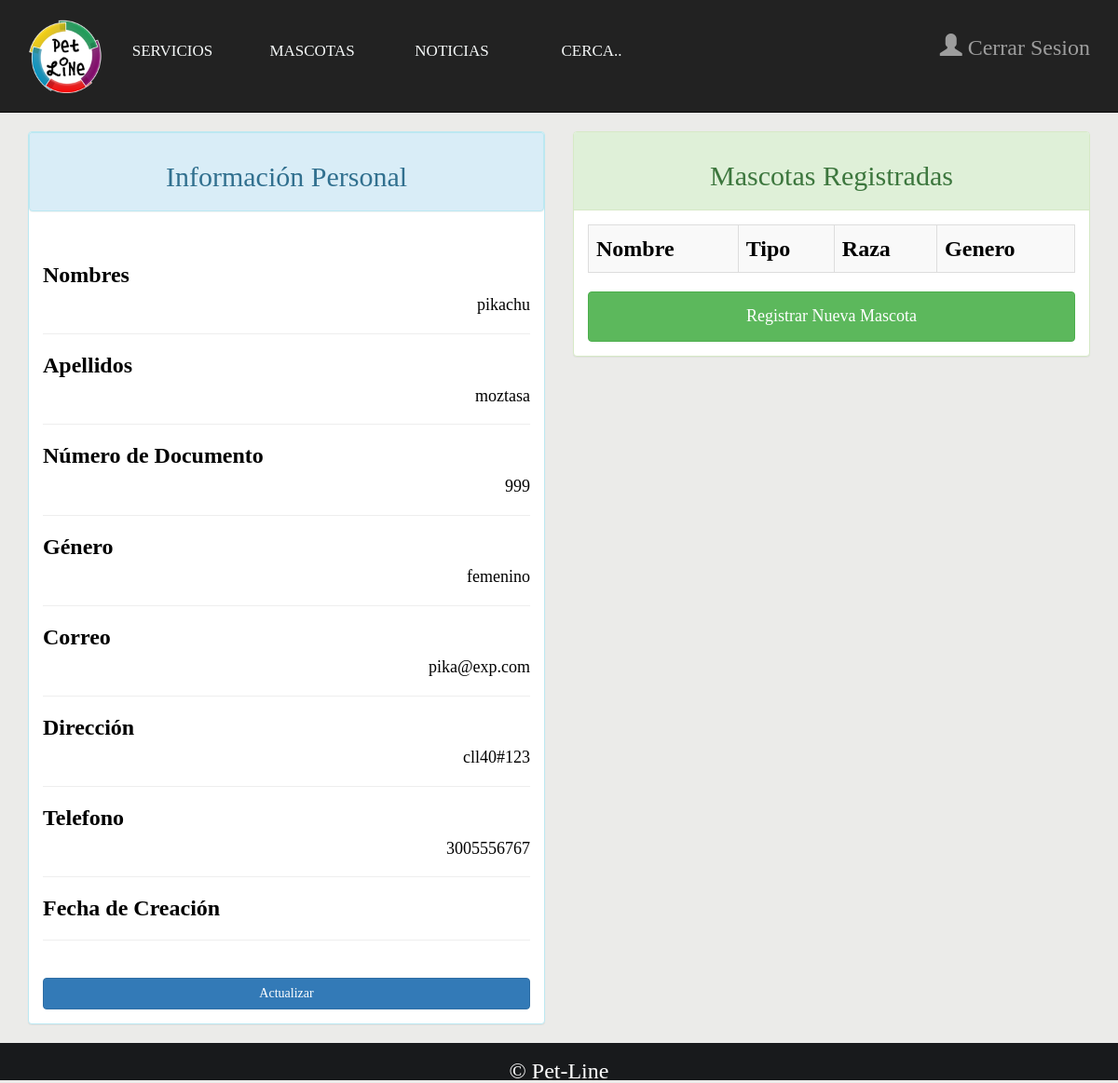
The app's page /?controller=cliente&accion=index (signed in), older data.
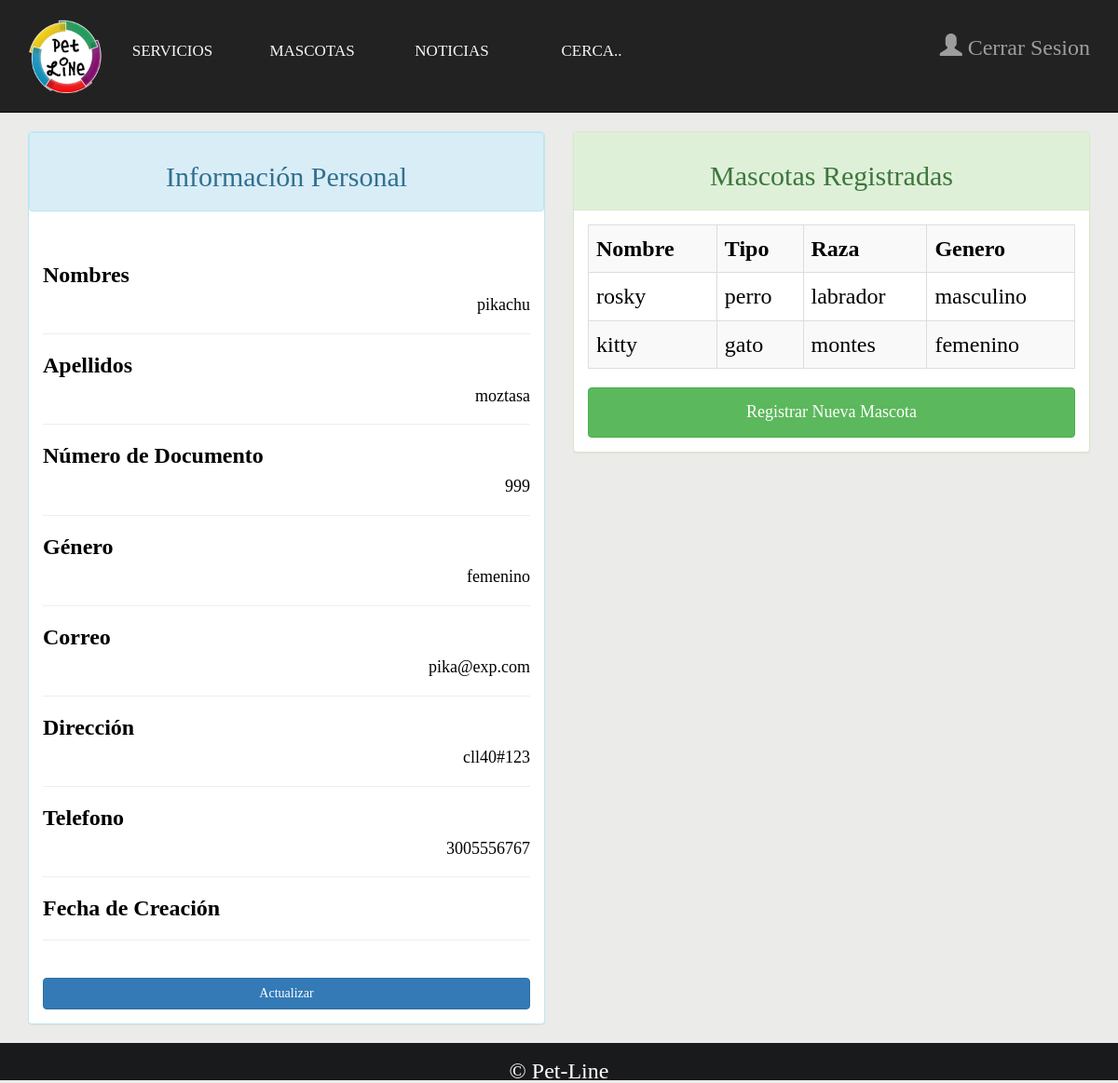
The same page, newer data.
### tables this page shows
CREATE TABLE IF NOT EXISTS `usuario` (
  `id_usuario` int(11) NOT NULL,
  `documento` varchar(50) NOT NULL,
  `email` varchar(255) DEFAULT NULL,
  `password` varchar(60) NOT NULL,
  `rol` varchar(50) DEFAULT NULL,
  `activo` tinyint(1) NOT NULL DEFAULT '1'
);

CREATE TABLE IF NOT EXISTS `propietario` (
  `id_propietario` int(11) NOT NULL,
  `nombre` varchar(50) DEFAULT NULL,
  `apellido` varchar(50) DEFAULT NULL,
  `documento` varchar(50) DEFAULT NULL,
  `genero` varchar(50) DEFAULT NULL,
  `email` varchar(255) DEFAULT NULL,
  `direccion` varchar(255) DEFAULT NULL,
  `telefono` varchar(255) DEFAULT NULL,
  `fecha_creacion` datetime DEFAULT NULL,
  `activo` tinyint(1) NOT NULL DEFAULT '1'
);

CREATE TABLE IF NOT EXISTS `mascota` (
  `id_mascota` int(11) NOT NULL,
  `nombre` varchar(50) DEFAULT NULL,
  `genero` varchar(10) DEFAULT NULL,
  `tipo` varchar(255) DEFAULT NULL,
  `raza` varchar(255) DEFAULT NULL,
  `documento` int(11) DEFAULT NULL,
  `id_veterinaria` int(11) NOT NULL,
  `fecha_creacion` date DEFAULT NULL,
  `activo` tinyint(1) NOT NULL DEFAULT '1'
);

### controller/clienteControlador.php (called while the page is built, shortened)
<?php
require_once 'model/propietario.php';
require_once 'model/mascota.php';
class ClienteControlador
{
	private $user,$owner,$pet;
	function __construct()
	{
		$this->owner=new Propietario();
		$this->pet=new Mascota();
	}
	public function index(){
		$propietario = $this->owner;
		$mascota = $this->pet;
		$propietario->setDocumento($_SESSION['nombre']);
		$mascota->setDocumento($_SESSION['nombre']);
		$stmt= $propietario->listarId($propietario);
		$stmt2= $mascota->listarId($mascota);
		require_once 'views/header.php';
		require_once 'views/propietario/index.php';
		require_once 'views/footer.php';
	}
}
 ?>

### model/mascota.php (called while the page is built, shortened)
<?php
class Mascota extends Conexion
{
	private $nombre,$genero,$tipo,$raza,$documento,$activo,$fecha_creacion,$id_veterinaria;
	private $model;
	function __construct()
	{
		$this->model=parent::__construct();
	}
	public function setDocumento($documento) {
		$this->documento=$documento;
	}
	public function listarId(){
		$query="SELECT * FROM mascota WHERE documento='".$this->documento."'";
		$stmt=$this->model->prepare($query);
		$stmt->execute();
		return $stmt->fetchAll(PDO::FETCH_OBJ);
	}
}
 ?>

### model/conexion.php (called while the page is built, shortened)
<?php
class Conexion
{
	public function __construct()
	{
		try {
			$this->pdo = new PDO('mysql:host=localhost;dbname=veterinaria;charset=utf8;','root','');
			$this->pdo->setAttribute(PDO::ATTR_ERRMODE, PDO::ERRMODE_EXCEPTION);
			return $this->pdo;
		} catch (PDOException $e) {
			print("Error en la base de datos");
			die($e->getMessage());
		}
	}
}

### model/propietario.php (called while the page is built, shortened)
<?php
class Propietario extends Conexion
{
	private $nombre,$apellido,$documento,$email,$genero,$direccion,$telefono,$fecha_creacion,$activo;
	private $model,$password,$rol;
	function __construct()
	{
		$this->model=parent::__construct();
	}
	public function setDocumento($documento) {
		$this->documento=$documento;
	}
	public function listarId(){
		try {
    		$query= "SELECT * FROM usuario U INNER JOIN propietario P ON U.documento=P.documento WHERE  U.documento='".$this->documento."'AND P.activo='1'";
    		$stmt= $this->model->prepare($query);
    		$stmt->execute();
    		return $stmt->fetch(PDO::FETCH_ASSOC);
    	} catch (PDOException $e) {
    		return die($e->getMessage());
    	}
	}
}
 ?>

### views/propietario/index.php (the view)
<?php
include_once 'views/propietario/menu.php';
 ?>
 <div class="container">
 	<div class="row">
 		<div class="col-md-6">
 			<div class="panel panel-info">
 				<div class="panel panel-heading">
 					<h2 class="text-center">Información Personal</h2>
 				</div>
 				<div class="panel-body">
 					<h3><b>Nombres</b></h3>
 					<h4 class="text-right"><?php echo $stmt['nombre']; ?></h4><hr>
 					<h3><b>Apellidos</b></h3>
 					<h4 class="text-right"><?php echo $stmt['apellido']; ?></h4><hr>
 					<h3><b>Número de Documento</b></h3>
 					<h4 class="text-right"><?php echo $stmt['documento']; ?></h4><hr>
 					<h3><b>Género</b></h3>
 					<h4 class="text-right"><?php echo $stmt['genero']; ?></h4><hr>
 					<h3><b>Correo</b></h3>
 					<h4 class="text-right"><?php echo $stmt['email']; ?></h4><hr>
 					<h3><b>Dirección</b></h3>
 					<h4 class="text-right"><?php echo $stmt['direccion']; ?></h4><hr>
 					<h3><b>Telefono</b></h3>
 					<h4 class="text-right"><?php echo $stmt['telefono']; ?></h4><hr>
 					<h3><b>Fecha de Creación</b></h3>
 					<h4 class="text-right"><?php echo $stmt['fecha_creacion']; ?></h4><hr>
 					<br>
 					<button class="btn btn-block btn-primary">Actualizar</button>
 				</div>
 			</div>
 		</div>
 		<div class="col-md-6">
 			<div class="panel panel-success">
 				<div class="panel-heading">
 					<h2 class="text-center">Mascotas Registradas</h2>
 				</div>
 				<div class="panel-body">
 					<div class="table-responsive">
 						<table class="table table-striped table-bordered">
 							<tr>
 								<th>Nombre</th>
 								<th>Tipo</th>
 								<th>Raza</th>
 								<th>Genero</th>
 							</tr>
 							<?php foreach ($stmt2 as $key) {
 								echo '
 							<tr>
 								<td>'.$key->nombre.'</td>
 								<td>'.$key->tipo.'</td>
 								<td>'.$key->raza.'</td>
 								<td>'.$key->genero.'</td>
 							</tr>';
 							}
 							 ?>
 						</table>
 					</div>
 					<button class="btn btn-block btn-success"><h4>Registrar Nueva Mascota</h4></button>
 				</div>
 			</div>
 		</div>
 	</div>
 </div>

### index.php (shortened to what this page needs)
<?php
require_once'model/conexion.php';
$controller='login';
if (!isset($_REQUEST['controller'])) {
	$controller= ucwords($controller).'Controlador';
	require_once'controller/'.$controller.'.php';
	$controller= new $controller;
	$controller->index();
}
else {
	$accion= isset($_REQUEST['accion']) ? $_REQUEST['accion'] : 'Index';
	$controller= new $controller;
	call_user_func(array($controller,$accion));
}

### views/header.php (shortened to what this page needs)
<!DOCTYPE html>
<html>
<head>
    <link rel="stylesheet" type="text/css" href="assets/css/bootstrap.css">
	<link rel="stylesheet" type="text/css" href="assets/css/style.css">
	<link rel="stylesheet" type="text/css" href="assets/css/jquery-ui.css">
	<link rel="stylesheet" type="text/css" href="assets/css/jquery-ui.min.css">
	<link rel="stylesheet" type="text/css" href="assets/css/jquery-ui.structure.css">
	<link rel="stylesheet" type="text/css" href="assets/css/jquery-ui.structure.min.css">
	<link rel="stylesheet" type="text/css" href="assets/css/jquery-ui.theme.css">
	<link rel="stylesheet" type="text/css" href="assets/css/jquery-ui.theme.min.css">
	<link rel="stylesheet" type="text/css" href="assets/css/star-rating.css">
	 <link href="assets/css/jplist.core.min.css" rel="stylesheet" type="text/css" />
    <link href="assets/css/jplist.textbox-filter.min.css" rel="stylesheet" type="text/css" />
    <link href="assets/css/jplist.pagination-bundle.min.css" rel="stylesheet" type="text/css" />
    <link href="assets/css/jplist.history-bundle.min.css" rel="stylesheet" type="text/css" />
    <link href="assets/css/jplist.filter-toggle-bundle.min.css" rel="stylesheet" type="text/css" />
</head>
<body>

### views/propietario/menu.php (shortened to what this page needs)
<nav class="navbar navbar-inverse navbar-static-top">
  <div class="container">
    <div class="navbar-header">
      <a class="navbar brand" href="#"><img src="assets/image/logomin.png" alt="Pet-Line">
      </a>
    </div>
    <div id="navbar" class="navbar-collapse collapse">
      <ul class="nav navbar-nav">
     <li><a href="#servicios"><input type="button" class="button-yllw" value="servicios" /></a></li>
     <li><a href="#"><input type="button" class="button-blue" value="mascotas" /></a></li>
     <li><a href="#"><input type="button" class="button-green" value="noticias" /></a></li>
     <li><a href="#"><input type="button" class="button-violet" value="cerca.." /></a></li>
  	</ul>
  	<ul class="nav navbar-nav navbar-right">
  		<br>
	<li><a href="?controller=login&accion=salir" class="button-red"/><span class="glyphicon glyphicon-user"></span> Cerrar Sesion</a></li>
</ul>
    </div>
  </div>
</nav>

### views/footer.php
<div class="footer">
<br>
	<p>&copy; Pet-Line</p>
</div>
</body>
</html>

### assets/css/style.css (style rules this page uses)
body { font-family: 'Cinzel', serif; background-color: #EBEBE9; color: #000000; line-height: 1.2em; font-size: 24px; line-height: 20px; }
.navbar .brand img { width: 80px; height: 80px; align-items: center; }
.button-yllw, .button:visited, .button:focus { display:inline-block; border:hidden; text-transform:uppercase; color:#F5F8F8; background-color:transparent; font-size:17px; line-height:auto; height:80px; width: 120px; }
.button-blue, .button:visited, .button:focus { display:inline-block; border:hidden; text-transform:uppercase; color:#F5F8F8; background-color:transparent; font-size:17px; line-height:auto; height:80px; width: 120px; }
.button-green, .button:visited, .button:focus { display:inline-block; border:hidden; text-transform:uppercase; color:#F5F8F8; background-color:transparent; font-size:17px; line-height:auto; height:80px; width: 120px; }
.button-violet, .button:visited, .button:focus { display:inline-block; border:hidden; text-transform:uppercase; color:#F5F8F8; background-color:transparent; font-size:17px; line-height:auto; height:80px; width: 120px; }
.footer { background: #181A1C; text-align: center; position: fixed-bottom; bottom:auto; left:auto; bottom: 0px; margin-bottom: 0px; width: 100%; }
.footer > p { color: #fff; margin:0; }

Row changes from the older to the newer data that the page shows:
added mascota: nombre "rosky", tipo "perro", raza "labrador", genero "masculino"
added mascota: nombre "kitty", tipo "gato", raza "montes", genero "femenino"
